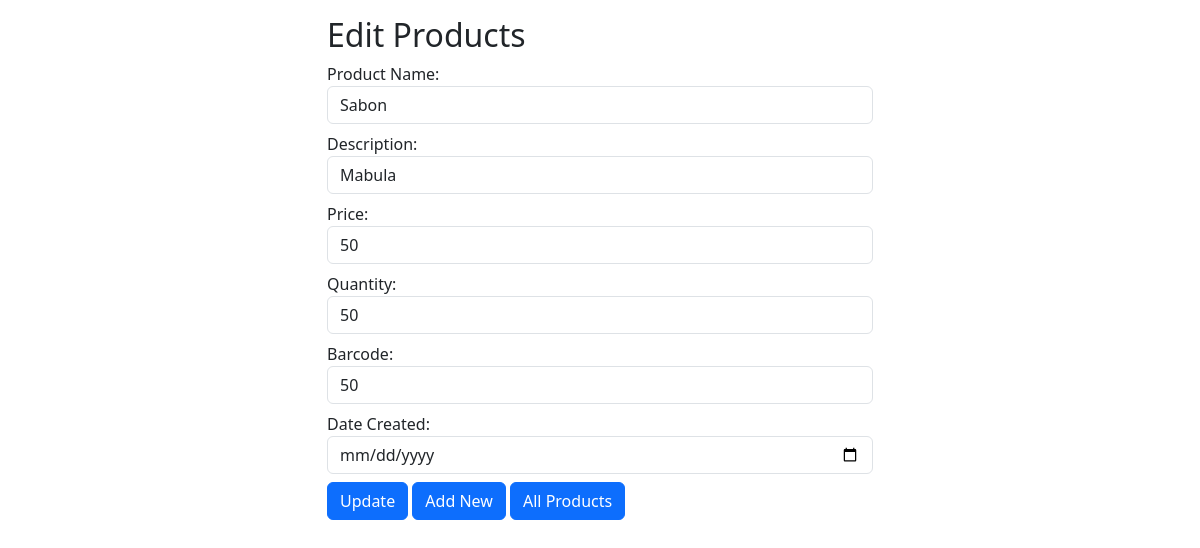
/edit.php?id=11, run on the app's committed database.
### tables this page shows
CREATE TABLE `products` (
  `id` int(11) NOT NULL,
  `name` text NOT NULL,
  `description` text NOT NULL,
  `price` text NOT NULL,
  `quantity` text NOT NULL,
  `barcode` text NOT NULL,
  `created_at` datetime NOT NULL DEFAULT current_timestamp(),
  `updated_at` datetime NOT NULL DEFAULT '0000-00-00 00:00:00' ON UPDATE current_timestamp()
);

### edit.php (the view, shortened to what this page needs)
<?php
include 'database.php';
?>
<!DOCTYPE html>
<html>
<head>
    <link rel="stylesheet" href="https://cdn.jsdelivr.net/npm/bootstrap@5.3.2/dist/css/bootstrap.min.css">
</head>
<body>
    <div class="container">
        <div class="row mt-3">
            <div class="col-sm-6 mx-auto">
                <h2>Edit Products</h2>
                <?php
                $id = !empty($_GET['id']) ? $_GET['id'] : '';
                $sql = 'select * from products where id = ?';
                $stmt = $con->prepare($sql);
                $stmt->execute(array($id));
                $products = $stmt->fetch();
                ?>
                  <form action="" method="POST">
                    <div class="form-group">
                      <label for="name">Product Name:</label>
                      <input type="text" class="form-control" id="name" placeholder="Enter Name" name="name"  value="<?php echo $products['name'];?>">
                    </div>
                    <div class="form-group">
                      <label for="description">Description:</label>
                      <input type="text" class="form-control" id="description" placeholder="Enter Description" name="description" value="<?php echo $products['description'];?>">
                    </div>
                    <div class="form-group">
                      <label for="price">Price:</label>
                      <input type="text" class="form-control" id="price" placeholder="Enter Price" name="price" value="<?php echo $products['price'];?>">
                    </div>
                    <div class="form-group">
                      <label for="quantity">Quantity:</label>
                      <input type="text" class="form-control" id="quantity" placeholder="Enter Quantity" name="quantity"  value="<?php echo $products['quantity'];?>">
                    </div>
                    <div class="form-group">
                      <label for="barcode">Barcode:</label>
                      <input type="text" class="form-control" id="barcode" placeholder="Enter Barcode" name="barcode" value="<?php echo $products['barcode'];?>">
                    </div>
                    <div class="form-group">
                      <label for="created_at">Date Created:</label>
                      <input type="date" class="form-control" id="created_at" placeholder="Enter Date Created" name="created_at" value="<?php echo $products['created_at'];?>">
                    </div>
                    <button type="submit" name="submit" class="btn btn-primary">Update</button>&nbsp;<a href="addProducts.php" class="btn btn-primary" role="button">Add New</a>&nbsp;<a href="index.php" class="btn btn-primary" role="button">All Products</a>
                  </form>
            </div>
        </div>
    </div>
</body>
</html>

### edit.php (style rules this page uses)
.form-group { margin-bottom: 8px; }

### data on the page
products: name "Sabon", description "Mabula", price "50", quantity "50", barcode "50"
